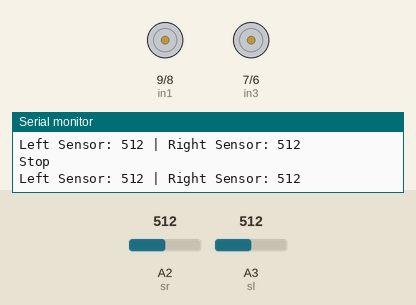
A sketch run on a simulated Arduino Uno, built with avr-gcc and run on an emulated ATmega328P. Shown: motor-driver pin pairs drawn as motors (green arrow = first pin HIGH = forward, orange = second pin HIGH = backward, longer = more drive, scaled by the enable pin), the last lines printed to the serial monitor. Inputs (shaded band) come from the test bench; at power-on: A3 (sl) = 512, A2 (sr) = 512.

Above: at 3.2 s.
3.3 s: A3 (sl) set to 352
4.8 s: A3 (sl) set to 323
At 5.02 s:
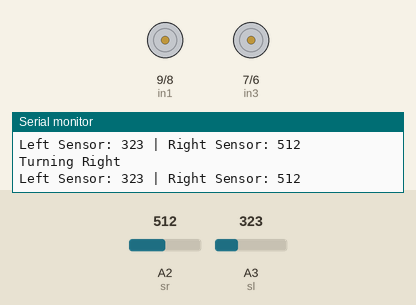
7.8 s: A2 (sr) set to 354
10.8 s: A2 (sr) set to 327
At 11.09 s:
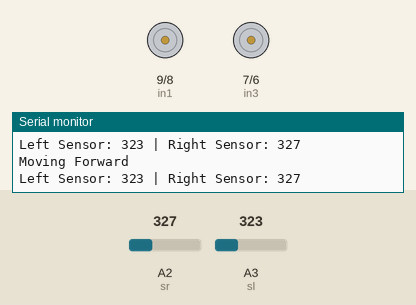
13.8 s: A3 (sl) set to 346
At 14.3 s:
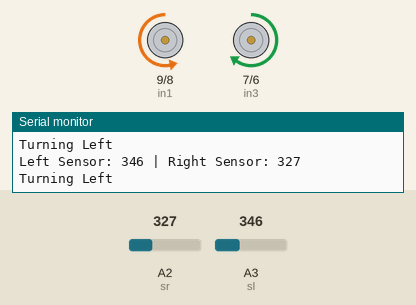
15.5 s: A3 (sl) set to 326
Timing chart, 0 to 19.5 s (numbered marks = the images above; inputs shaded):
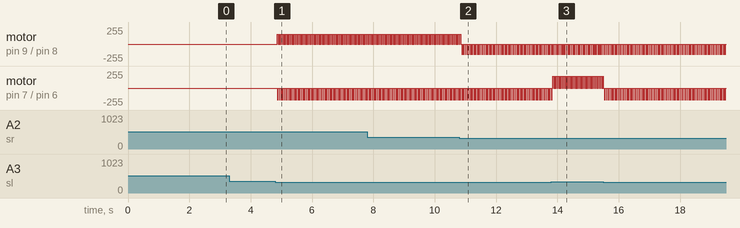

The sketch:

sketch_mar27b.ino
```cpp
// Motor driver pins
int in1 = 9, in2 = 8;
int in3 = 7, in4 = 6;
int ena = 3, enb = 11;

// IR Sensor Pins (Analog Inputs)
int sr = A2;  // Right Sensor (Analog)
int sl = A3;  // Left Sensor (Analog)

// Sensor Threshold (Adjust based on lighting)
int threshold = 336;

// Speed configuration
int speedA = 150;  // Base speed for motor A
float speedB = 175.5;  // Base speed for motor B

void setup() {
    pinMode(in1, OUTPUT);
    pinMode(in2, OUTPUT);
    pinMode(in3, OUTPUT);
    pinMode(in4, OUTPUT);
    pinMode(ena, OUTPUT);
    pinMode(enb, OUTPUT);

    Serial.begin(9600);
    delay(2000); // Initial delay before start
    analogWrite(ena, 0);
    analogWrite(enb, 0);
}

void loop() {
    // Read sensor values (Analog Read)
    int svr = analogRead(sr);
    int svl = analogRead(sl);

    // Convert to digital (Black = LOW, White = HIGH)
    bool right_black = (svr > threshold);  // Black = LOW
    bool left_black = (svl > threshold);

    // Debugging output
    Serial.print("Left Sensor: ");
    Serial.print(svl);
    Serial.print(" | Right Sensor: ");
    Serial.println(svr);

    // Decision Making
    if (left_black && right_black) {  // Stop (both on black)
        Serial.println("Stop");
        moveMotors(LOW, LOW, LOW, LOW, 0, 0);
    }
    else if (left_black && !right_black) {  // Turn left
        Serial.println("Turning Left");
      moveMotors(LOW, HIGH, HIGH, LOW, speedA, speedB );
    }
    else if (!left_black && right_black) {  // Turn right
        Serial.println("Turning Right");

         moveMotors(HIGH, LOW, LOW, HIGH, speedA , speedB);
    }


    else {  // Move forward
        Serial.println("Moving Forward");
        moveMotors(LOW, HIGH, LOW, HIGH, speedA, speedB);
    }
        delay(28);
        moveMotors(LOW, LOW, LOW, LOW, 0, 0);


}

// Function to control motor movements
void moveMotors(int in1State, int in2State, int in3State, int in4State, int speedA, int speedB) {
    digitalWrite(in1, in1State);
    digitalWrite(in2, in2State);
    digitalWrite(in3, in3State);
    digitalWrite(in4, in4State);
    analogWrite(ena, speedA);
    analogWrite(enb, speedB);
}
```

Measured:
- the behaviour switches between 337 and 336 on A3 (sl) (found by bisection; images 0 and 1)
- the behaviour switches between 337 and 336 on A2 (sr) (found by bisection; images 1 and 2)
- after the input at 4.8 s, motor on pin 9 (in1) / pin 8 (in2): alternates forward 150/255 for 0.03 s and stopped for 0.03 s, starting after 0.07 s; motor on pin 7 (in3) / pin 6 (in4): alternates backward 175/255 for 0.03 s and stopped for 0.03 s, starting after 0.07 s
